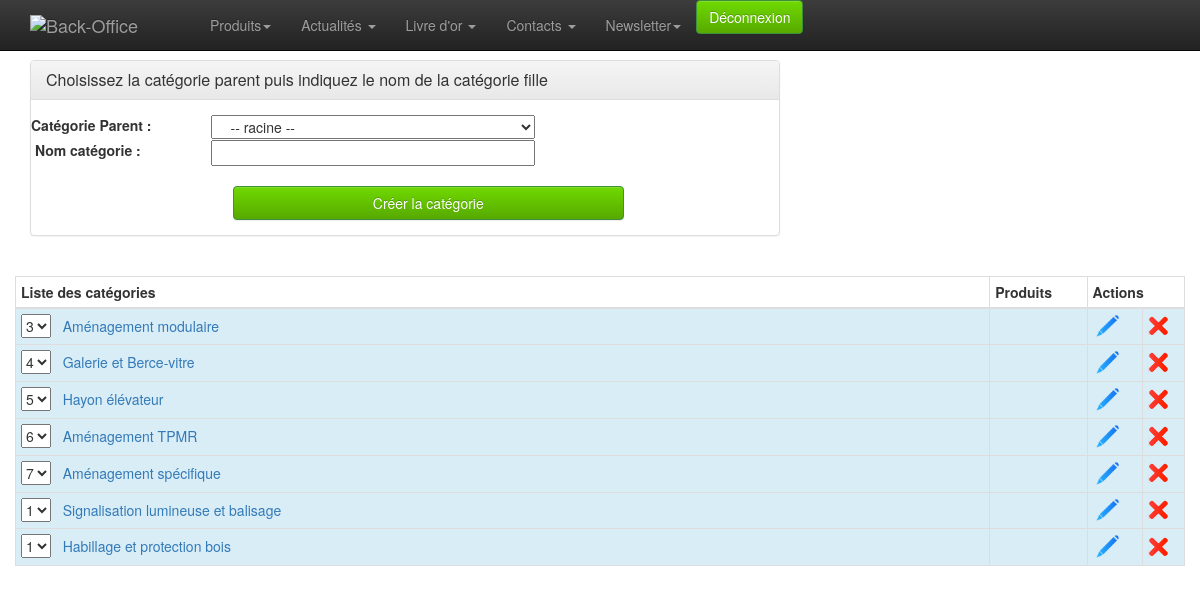
/admin/categorie/liste.php (signed in), run on an earlier commit of the app's database.
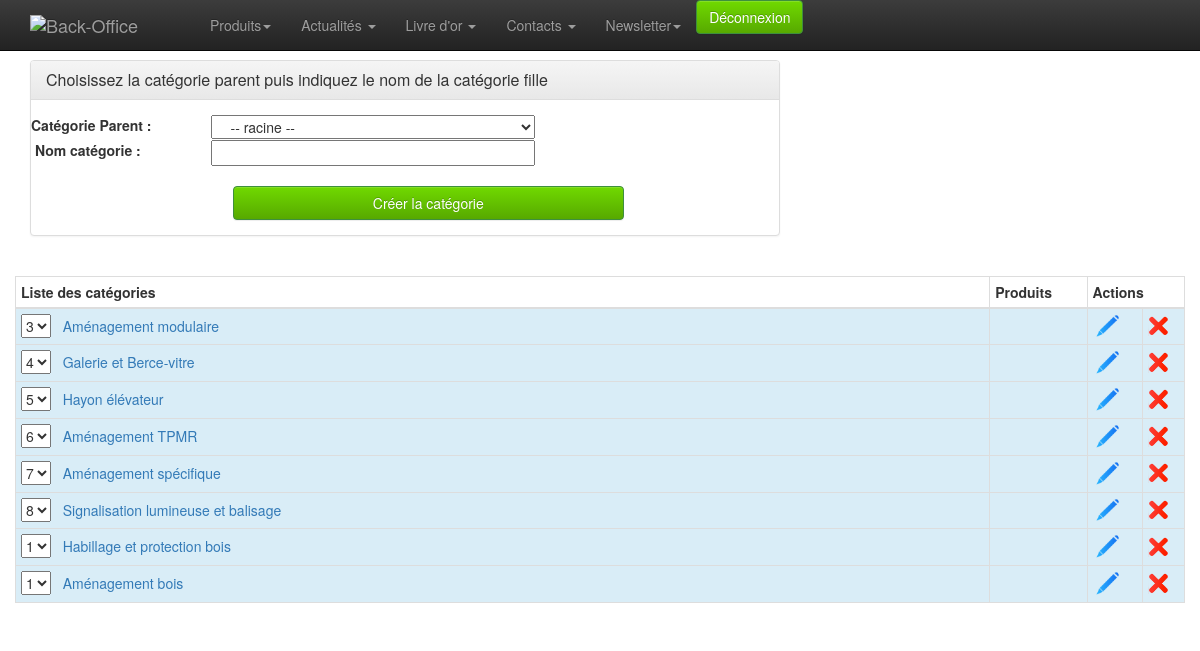
And on a later commit of the database.
### tables this page shows
CREATE TABLE `catproduct` (
  `id` int(10) unsigned NOT NULL AUTO_INCREMENT,
  `id_parent` int(11) NOT NULL,
  `nom` varchar(50) NOT NULL,
  `image` varchar(50) NOT NULL,
  `ordre_affichage` int(11) NOT NULL DEFAULT '1',
  PRIMARY KEY (`id`)
);

### admin/classes/StorageManager.php (called while the page is built, shortened)
<?php
class StorageManager{
	protected function dbConnect() {
		try {
			$this->mysqli = new mysqli ( DBHOST, DBUSER, DBPASSWD, DBNAME ) ;
		} catch (Exception $e) {
			throw new Exception("Erreur Connexion DB ". $e->getMessage());
		}
	}
}
?>

### admin/classes/Categorie.php (the view, shortened to what the changed rows need)
<?php
require_once("StorageManager.php");
class Categorie extends StorageManager {
	public function load( $id, $debug=false ){
		$new_array = null;
		$requete = "SELECT * FROM `catproduct` WHERE id = " . $id ;
		$result = mysqli_query( $this->mysqli, $requete );
		while( $row = mysqli_fetch_assoc( $result ) ) {
			$new_array[] = $row;
		}
		return $new_array;
	}
	public function getListe( $tab=array(), $debug=false ) {
		$champ_souhaite = ( $tab[ "champ" ] != '' ) ? $tab[ "champ" ] : "*";
		$requete = "SELECT " . $champ_souhaite . " FROM `catproduct`";
		if ( $tab[ "where" ] == '' ) {
			$requete .= " WHERE id > 0";
			if ( !empty( $tab ) ) {
				foreach( $tab as $champ => $val ) {
					if ( $champ != "champ" && $champ != "order_by" && $champ != "sens" )
						$requete .= " AND " . $champ . " = '" . addslashes( $val ) . "'";
				}
			}
			$order_by = ( $tab[ "order_by" ] != "" ) ? $tab[ "order_by" ] : "ordre_affichage";
			$sens = ( $tab[ "sens" ] != "" ) ? $tab[ "sens" ] : "ASC";
			$requete .= " ORDER BY " . $order_by . " " . $sens;
		}
		else $requete .= $tab[ "where" ];
		$result = mysqli_query( $this->mysqli, $requete );
		while( $row = mysqli_fetch_assoc( $result ) ) {
			$new_array[] = $row;
		}
		return $new_array;
	}
	public function getNbCatByLevel( $id_parent=0, $debug=false ) {
		$sql = "SELECT COUNT(id) AS nb FROM `catproduct`
			WHERE `id_parent`=" . $id_parent . ";";
		$result = mysqli_query( $this->mysqli, $sql );
		$row = mysqli_fetch_assoc( $result );
		return $row[ "nb" ];
	}
	public function afficherLigneAdmin( $id=0, $debug=false ) {
		$datas = $this->load( $id, $debug );
		$_categorie = $datas[ 0 ];
		if ( !empty( $_categorie ) ) {
			$decalage = ( $_categorie[ "id_parent" ] == 0 ) ? "" : "&nbsp;&nbsp;&nbsp;&nbsp;&nbsp;&nbsp;&nbsp;&nbsp;&nbsp;&nbsp;&nbsp;";
			$classe_affichage = ( $_categorie[ "id_parent" ] == 0 ) ? 'info' : 'success';
			$btn_visualisation = ( $_categorie[ "id_parent" ] == 0 )
				? "&nbsp;"
				: "<a href='/admin/produit/liste.php?id_categorie=" . $_categorie[ "id" ] . "'><img src='/admin/img/eye.png' width='30' title='Voir tous les produits de cette catégorie' ></a>";
			echo "<tr class='" . $classe_affichage . "'>\n";
			echo "	<td>\n";
			if ( $_categorie[ "id_parent" ] == 0 ) {
				$nb_cat = $this->getNbCatByLevel( $_categorie[ "id_parent" ], false );
				echo "		<select id='" . $_categorie[ "id" ] . "' class='select_categorie'>\n";
				for( $cpt = 1; $cpt <= $nb_cat; $cpt++ ) {
					$selected = ( $cpt == $_categorie[ "ordre_affichage" ] ) ? "selected" : "";
					echo "		<option value='" . $cpt . "' " . $selected . ">" . $cpt . "</option>\n";
				}
				echo "		</select>&nbsp;&nbsp;\n";
			}
			echo "		" . $decalage . "<a href='/admin/categorie/liste.php?id=" . $_categorie[ "id" ] . "'>" . $_categorie[ "nom" ] . "</a>\n";
			echo "	</td>\n";
			echo "	<td align='center'>" . $btn_visualisation . "</td>\n";
			echo "	<td><a href='/admin/categorie/liste.php?id=" . $_categorie[ "id" ] . "'><img src='/admin/img/modif.png' width='30' alt='Modifier' ></a></td>\n";
			echo "	<td>\n";
			echo "		<img src='/admin/img/del.png' width='20' alt='Supprimer' onclick=\"$('.supp" . $_categorie[ "id" ] . "').css('display', 'block');\"> \n";
			echo "	</td>\n";
			echo "</tr>\n";
		}
	}
}

### admin/categorie/liste.php (shortened to what the changed rows need)
<?
	require $_SERVER[ "DOCUMENT_ROOT" ] . "/admin/classes/Categorie.php";
	$debug = false;
	$categorie = new Categorie();
	if ( 1 == 1 ) {
		unset( $recherche );
		$recherche[ "id_parent" ] = 0;
		$liste_categorie = $categorie->getListe( $recherche, $debug );
	}
?>
<!doctype html>
<html class="no-js" lang="en">
	<head>
		<? include_once $_SERVER[ "DOCUMENT_ROOT" ] . "/admin/inc-meta.php"; ?>
	</head>
	<body>
		<div class="container">
			<div class="row">
				<table class="table table-hover table-bordered table-condensed table-striped" >
				<thead>
					<tr>
						<th class="col-md-10" style="">Liste des catégories</th>
						<th class="col-md-1" style="">Produits</th>
						<th class="col-md-1" colspan="2" style="">Actions</th>
					</tr>
				</thead>
				<tbody>
					<?
					if ( !empty( $liste_categorie ) ) {
						foreach ( $liste_categorie as $_categorie ) {
							$categorie->afficherLigneAdmin( $_categorie[ "id" ], $debug );
						}
					}
					?>
				</tbody>
				</table>
			</div>
		</div>
	</body>
</html>

What changed in the data, as far as the page shows it:
computed for catproduct "Signalisation lumineuse et balisage": id "1" → "8"
added catproduct: id "1", nom "Aménagement bois"
